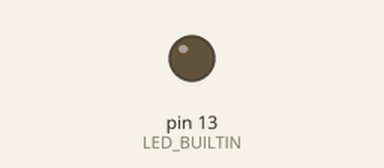
Simulated run of this sketch. Board: Arduino Uno, built with avr-gcc and run on an emulated ATmega328P. Parts: output pins drawn as LEDs (lit = HIGH).

Above: at 1.2 s.
At 4.3 s:
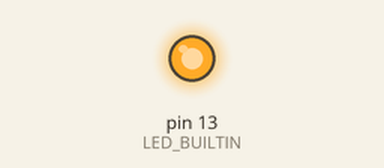
Timing chart, 0 to 8.3 s (numbered marks = the images above):
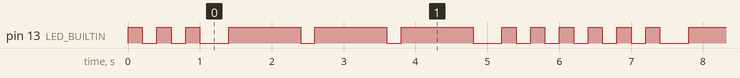

The sketch:

sos.ino
```cpp
void setup() {
  // put your setup code here, to run once:
  pinMode(LED_BUILTIN, OUTPUT);

}

void loop() {
  // put your main code here, to run repeatedly:

for(int i = 0; i < 3; i++){
    pause(0);
  }
delay(200);
for(int i = 0; i < 3; i++){
    pause(1);
  }
delay(200);
for(int i = 0; i < 3; i++){
    pause(0);
  }
}

void pause(int p) {
  if( p == 0) {
    digitalWrite(LED_BUILTIN, HIGH);
    delay(200);
    digitalWrite(LED_BUILTIN, LOW);
    }
  else {
    digitalWrite(LED_BUILTIN, HIGH);
    delay(1000);
    digitalWrite(LED_BUILTIN, LOW);
    }
   delay(200);
  }
```

Measured:
- by itself, pin 13 (LED_BUILTIN): repeats every 6.4 s: 2 × (LOW 0.20 s, HIGH 0.20 s), LOW 0.40 s, 2 × (HIGH 1.0 s, LOW 0.20 s), HIGH 1.0 s, LOW 0.40 s, 3 × (HIGH 0.20 s, LOW 0.20 s), HIGH 0.20 s
- by itself, everything shown: repeats every 6.4 s, in 18 steps
